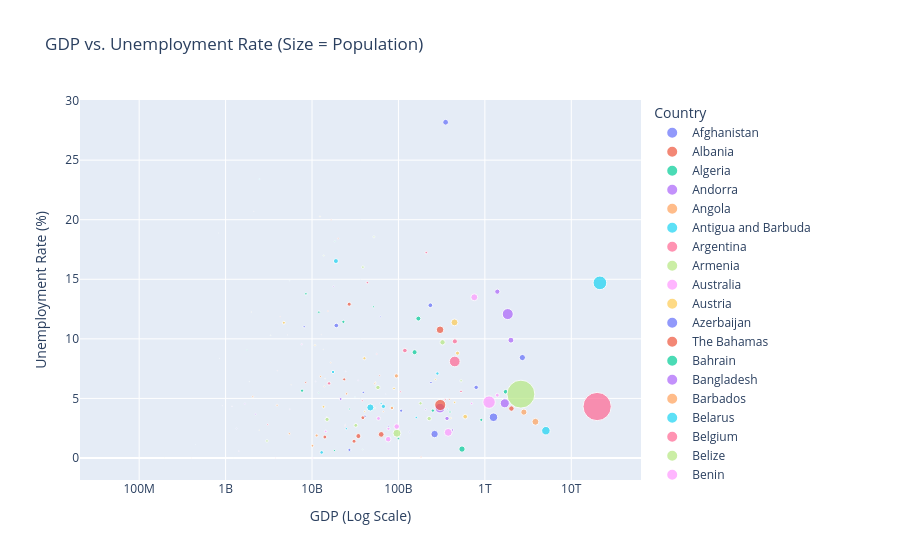

Notebook code for this chart:
### Markdown cell above
## 7. Interactive Scatter Plot

### Code cell
fig_scatter = px.scatter(df, x="GDP", y="Unemployment rate", 
                         size="Population", color="Country", 
                         hover_name="Country", log_x=True, 
                         title="GDP vs. Unemployment Rate (Size = Population)",
                         labels={"GDP": "GDP (Log Scale)", "Unemployment rate": "Unemployment Rate (%)"})
fig_scatter.show()
